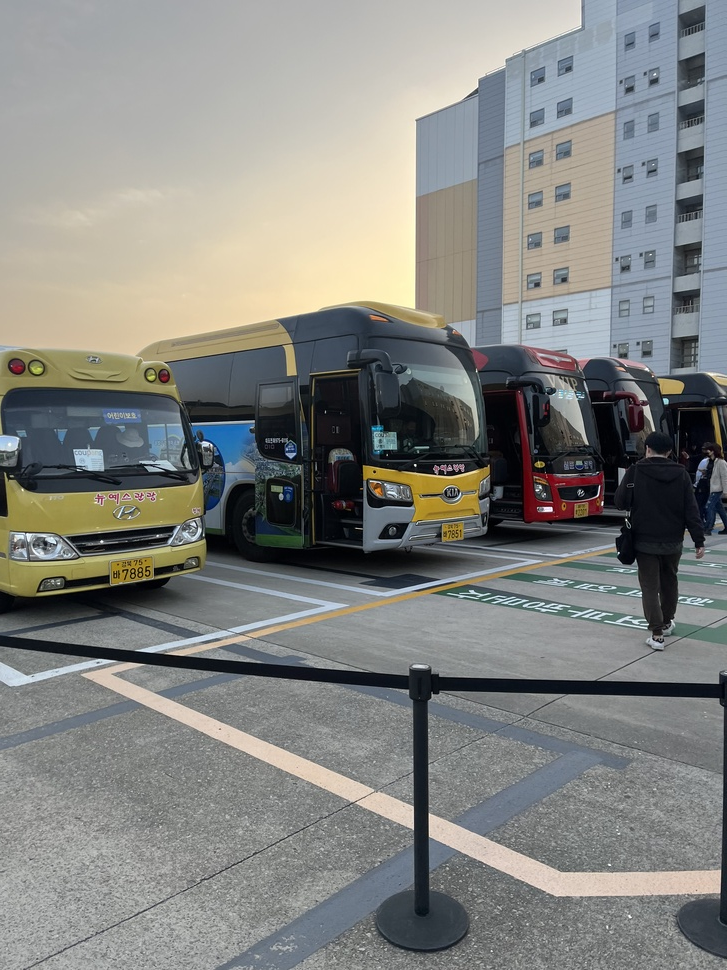
#> input picture files/test.jpeg, 727 x 970 px, shrunk from 3024 x 4032 before the run
$ python haar.py ../files/test.jpeg
#> lines starting #> are read from the running program, lines starting #| are printed output that depends on the picture; after the words box and inside, x2 and y2 are one past the last pixel; in counts of white or black regions, pixels touching at a corner belong together
# opencv_fullbody_Detection.py : 파라미터 변경시켜 한개 cascade 대해 출력
import numpy as np
import cv2
from matplotlib import pyplot as plt
import sys

filename = sys.argv[1]

# 예측할 그림 가져오기, gray convert
image1 = cv2.imread(filename)
#> image1 is the input picture: shape (970, 727, 3); mean B, G, R 129.5, 132.7, 131.5
grayImage1 = cv2.cvtColor(image1, cv2.COLOR_BGR2GRAY)
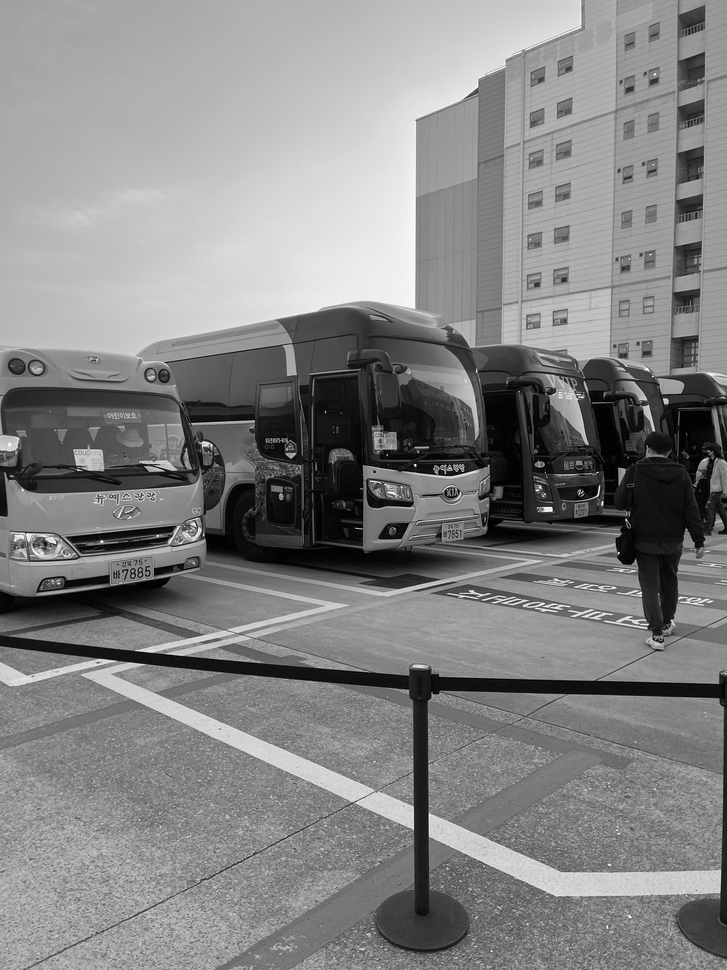
#> grayImage1: shape (970, 727); min 0, max 255, mean 131.9

image2 = cv2.imread(filename)
grayImage2 = cv2.cvtColor(image2, cv2.COLOR_BGR2GRAY)

image3 = cv2.imread(filename)
grayImage3 = cv2.cvtColor(image3, cv2.COLOR_BGR2GRAY)

# cascade xml 파일 선택
body_cascade = cv2.CascadeClassifier(cv2.data.haarcascades +'haarcascade_fullbody.xml')


# 10 = 검출한 사각형 사이 최소 간격, body에 x,y,w,h가 여러개 저장됨.
body = body_cascade.detectMultiScale(grayImage1, 1.01, 10, minSize=(30, 30))
#> body = [[631, 160, 38, 75], [594, 422, 121, 241]]

for (x,y,w,h) in body :
    cv2.rectangle(image1,(x,y),(x+w,y+h),(0,0,255),3)
#> this loop made 2 passes
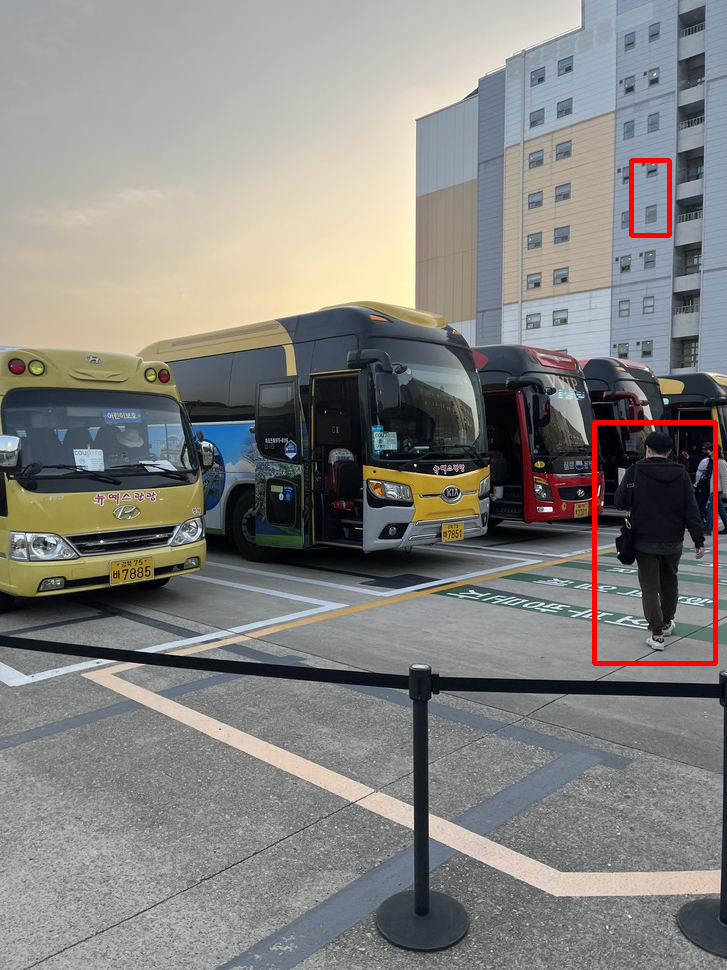
#> image1: shape (970, 727, 3); 0.67% of pixels changed, all inside (x1, y1, x2, y2) = (592, 158, 718, 666)


# 2 = 검출한 사각형 사이 최소 간격, minSize = 지정한 크기 이상의 사각형만 가져온다.
body = body_cascade.detectMultiScale(grayImage2,1.01, 2, 0, minSize=(70, 70))
#> body = [[593, 421, 122, 243], [443, 309, 131, 261]]

for (x,y,w,h) in body :
    cv2.rectangle(image2,(x,y),(x+w,y+h),(0,0,255),3)
#> this loop made 2 passes
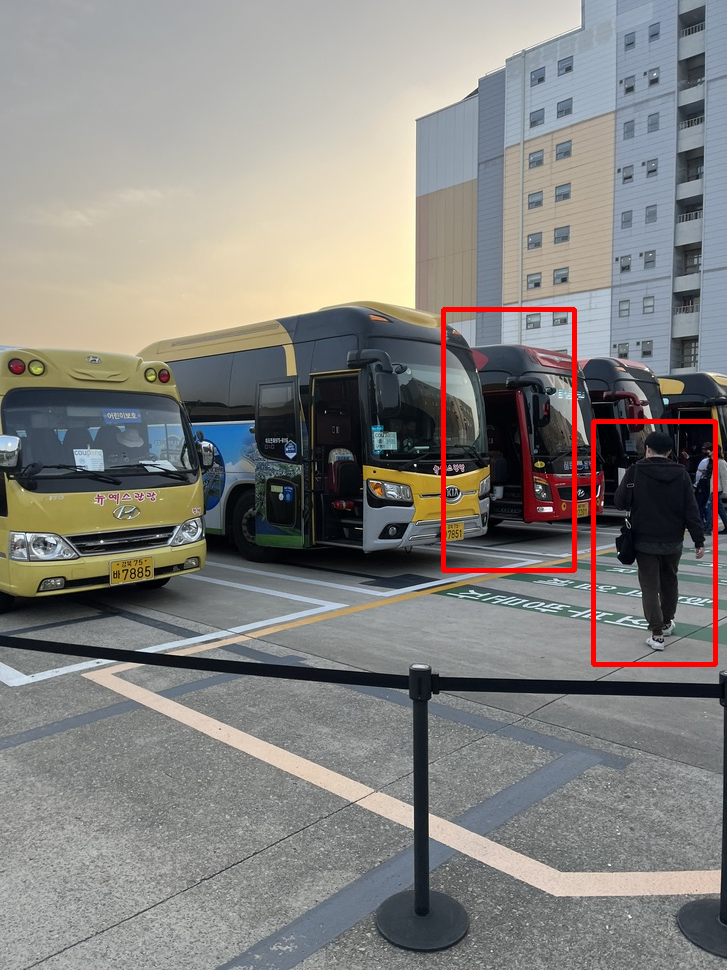
#> image2: shape (970, 727, 3); 1.07% of pixels changed, all inside (x1, y1, x2, y2) = (441, 307, 718, 667)

# minSize가 없을 때의 결과
body = body_cascade.detectMultiScale(grayImage3, 1.01, 2)
#> body = [[615, 159, 22, 45], [636, 241, 25, 50], [633, 278, 30, 59], [631, 160, 38, 75], [632, 65, 39, 78], [594, 422, 121, 241], [443, 309, 131, 261]]
for (x,y,w,h) in body :
    cv2.rectangle(image3,(x,y),(x+w,y+h),(0,0,255),3)
#> this loop made 7 passes
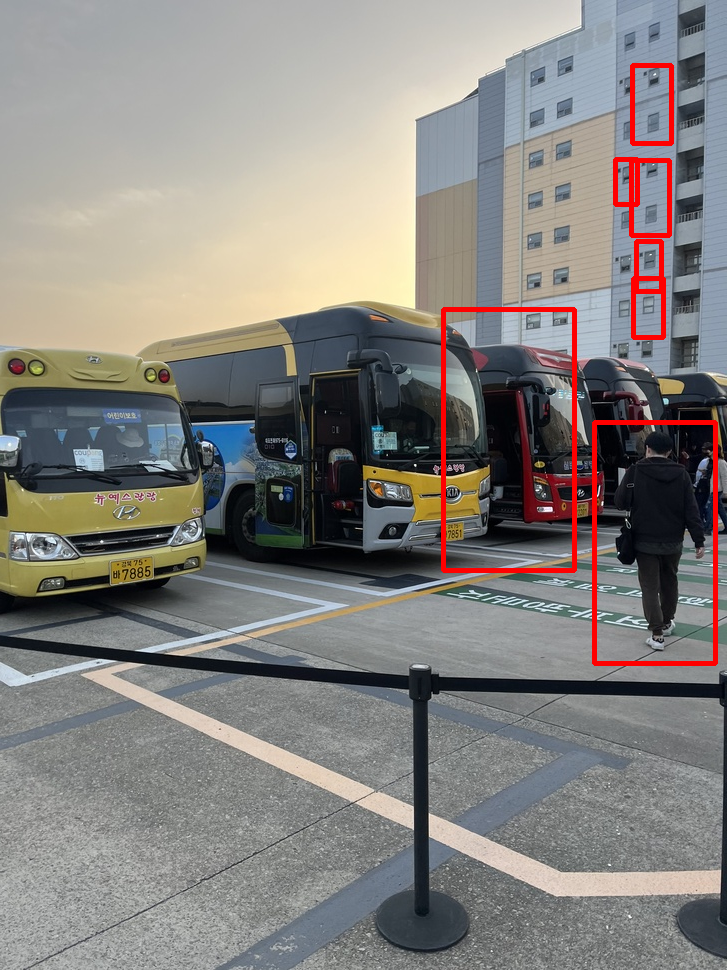
#> image3: shape (970, 727, 3); 1.69% of pixels changed, all inside (x1, y1, x2, y2) = (441, 63, 718, 666)

cv2.imwrite(filename, image3)

$ run again, on files/IU1.jpg
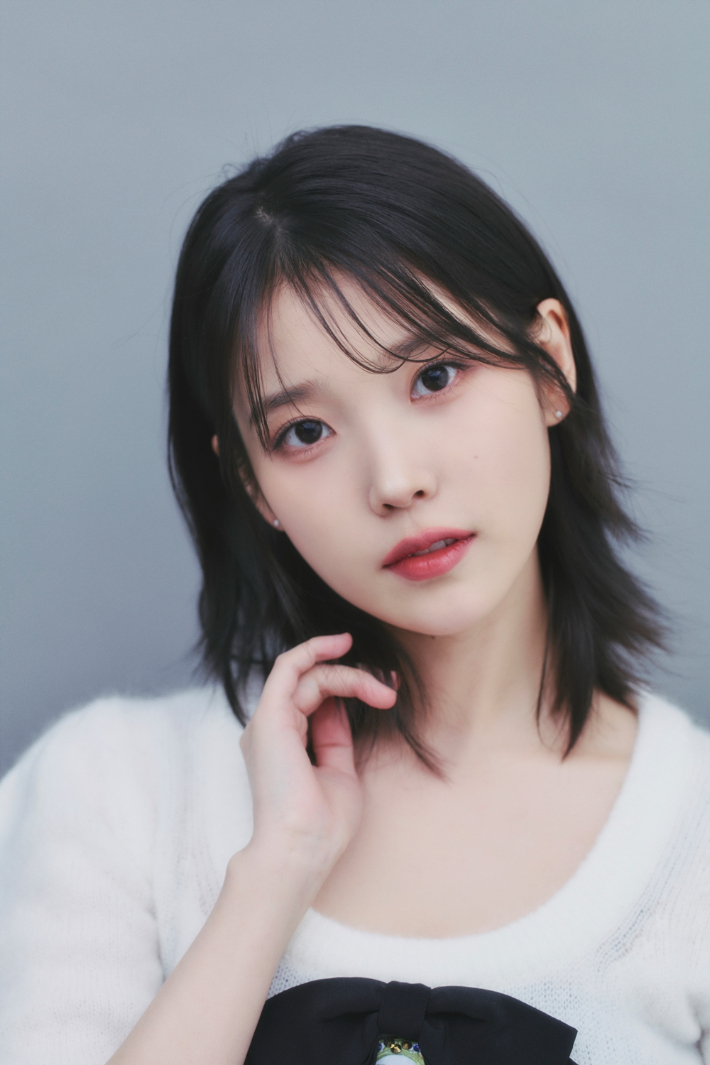
#> input picture files/IU1.jpg, 710 x 1065 px
#> image1 is the input picture: shape (1065, 710, 3); mean B, G, R 154.3, 150, 151.6
#> `body = body_cascade.detectMultiScale(grayImage1, 1.01, 10, minSize=(30..`: body = [[334, 683, 50, 100], [460, 321, 237, 474]]
#> the loop `for (x,y,w,h) in body :` made 2 passes
#> after the loop `for (x,y,w,h) in body :`:
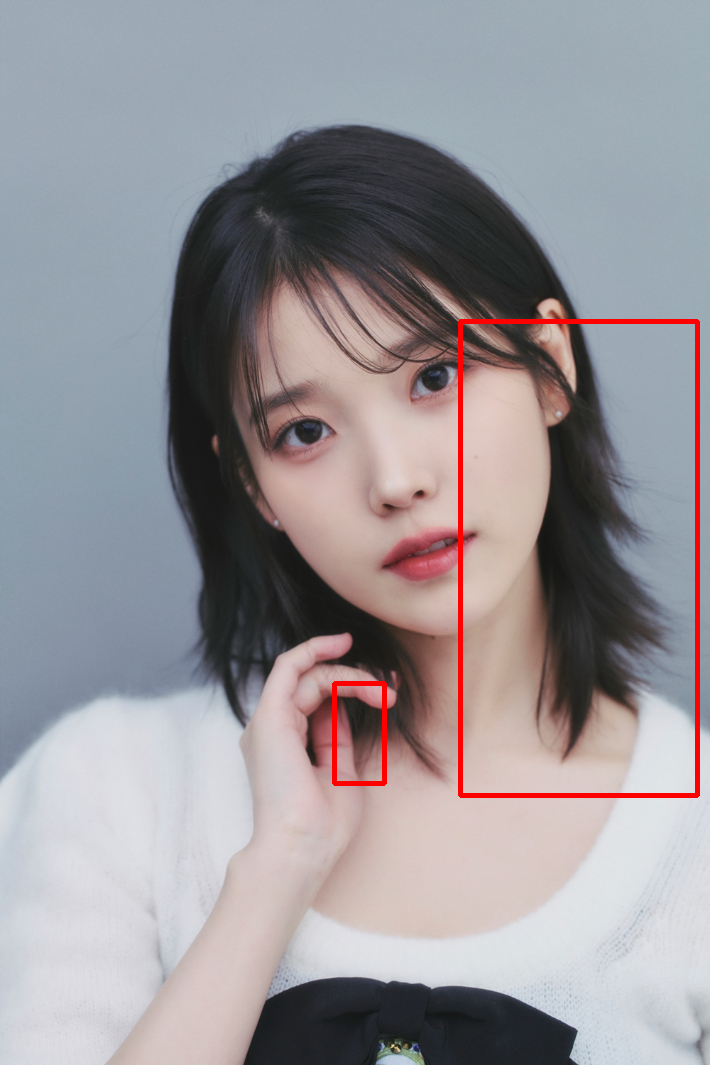
#> image1: shape (1065, 710, 3); 1.14% of pixels changed, all inside (x1, y1, x2, y2) = (332, 319, 700, 798)
#> `body = body_cascade.detectMultiScale(grayImage2,1.01, 2, 0, minSize=(7..`: body = [[284, 686, 72, 143], [140, 398, 173, 347], [460, 321, 237, 474]]
#> the loop `for (x,y,w,h) in body :` made 3 passes
#> `body = body_cascade.detectMultiScale(grayImage3, 1.01, 2)`: body = [[412, 346, 38, 76], [334, 683, 50, 100], [285, 687, 68, 137], [140, 398, 173, 347], [460, 321, 237, 474]]
#> the loop `for (x,y,w,h) in body :` made 5 passes
#> after the loop `for (x,y,w,h) in body :`:
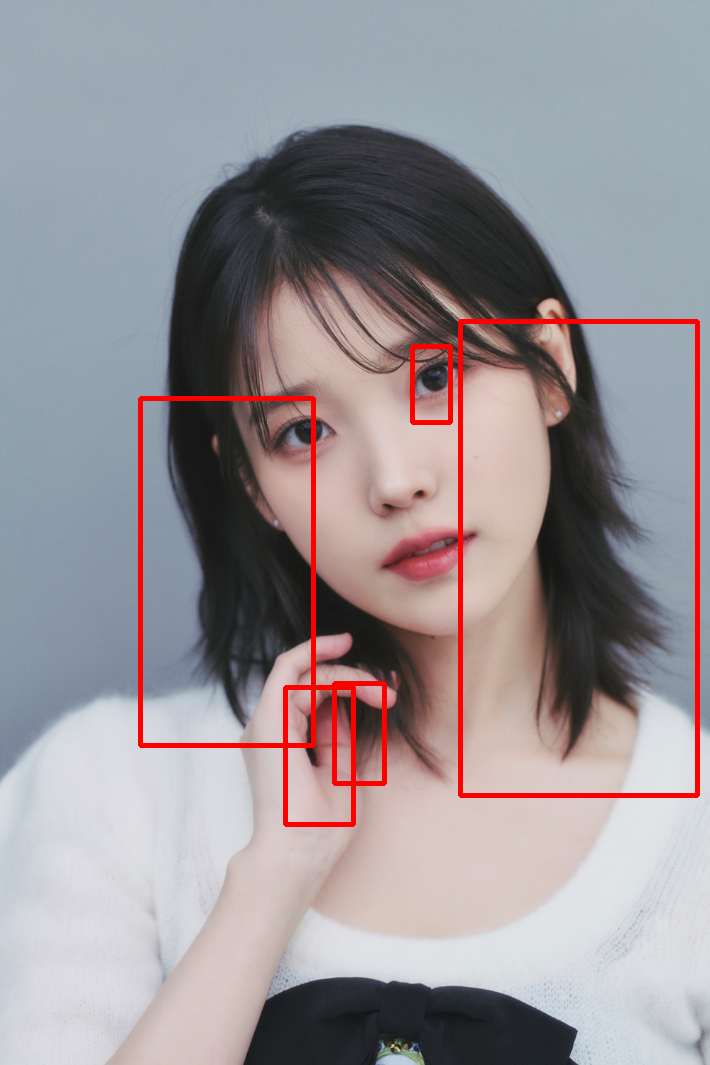
#> image3: shape (1065, 710, 3); 2.22% of pixels changed, all inside (x1, y1, x2, y2) = (138, 319, 700, 827)
